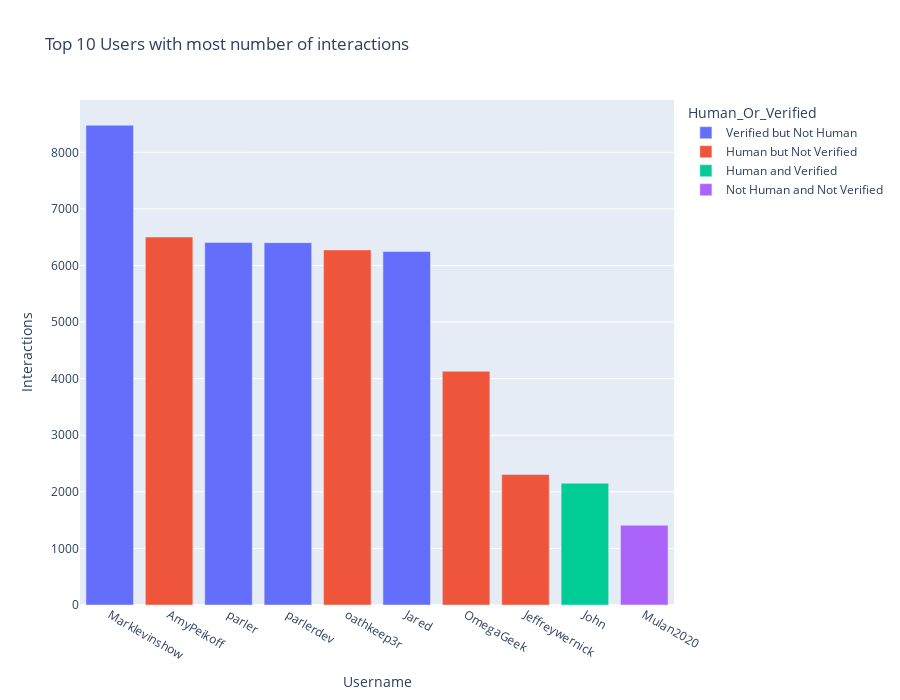

The cell this chart's notebook holds for it:
### Code cell
# extracting top 10 users with most number of interactions
sorted_users = users.sort_values(['Interactions'], ascending = False);
top10_users = sorted_users.head(n = 10);

# adding Human_Or_Verified column to differentiate among the 4 types
verified_human = [];
for i in top10_users.index:
    verified_human.append(code[(top10_users.loc[i, 'Human'], top10_users.loc[i, 'Verified'])])
top10_users = top10_users.assign(Human_Or_Verified = verified_human)  

# displaying Bar plot and Dataframe of the top 10 users
order = {'Username': list(top10_users['Username'])}
fig = plt.bar(top10_users, x = 'Username',
              y = 'Interactions',
              color = 'Human_Or_Verified',
              category_orders = order,
              title = 'Top 10 Users with most number of interactions',
              height = 700)
fig.show()
top10_users.set_index('Username', inplace = True)
q2_ii_df = top10_users
top10_users[['Human', 'Verified', 'Interactions']]

### Figure 1 — Plotly figure (JSON) as saved in the notebook; plotly's stock layout.template omitted (floating-point values rounded to 4 significant figures)
{"data": [{"alignmentgroup": "True", "hovertemplate": "Human_Or_Verified=Verified but Not Human<br>Username=%{x}<br>Interactions=%{y}<extra></extra>", "legendgroup": "Verified but Not Human", "marker": {"color": "#636efa"}, "name": "Verified but Not Human", "offsetgroup": "Verified but Not Human", "orientation": "v", "showlegend": true, "textposition": "auto", "type": "bar", "x": ["Marklevinshow", "parler", "parlerdev", "Jared"], "xaxis": "x", "y": [8478, 6407, 6403, 6247], "yaxis": "y"}, {"alignmentgroup": "True", "hovertemplate": "Human_Or_Verified=Human but Not Verified<br>Username=%{x}<br>Interactions=%{y}<extra></extra>", "legendgroup": "Human but Not Verified", "marker": {"color": "#EF553B"}, "name": "Human but Not Verified", "offsetgroup": "Human but Not Verified", "orientation": "v", "showlegend": true, "textposition": "auto", "type": "bar", "x": ["AmyPeikoff", "oathkeep3r", "OmegaGeek", "Jeffreywernick"], "xaxis": "x", "y": [6503, 6275, 4131, 2307], "yaxis": "y"}, {"alignmentgroup": "True", "hovertemplate": "Human_Or_Verified=Human and Verified<br>Username=%{x}<br>Interactions=%{y}<extra></extra>", "legendgroup": "Human and Verified", "marker": {"color": "#00cc96"}, "name": "Human and Verified", "offsetgroup": "Human and Verified", "orientation": "v", "showlegend": true, "textposition": "auto", "type": "bar", "x": ["John"], "xaxis": "x", "y": [2151], "yaxis": "y"}, {"alignmentgroup": "True", "hovertemplate": "Human_Or_Verified=Not Human and Not Verified<br>Username=%{x}<br>Interactions=%{y}<extra></extra>", "legendgroup": "Not Human and Not Verified", "marker": {"color": "#ab63fa"}, "name": "Not Human and Not Verified", "offsetgroup": "Not Human and Not Verified", "orientation": "v", "showlegend": true, "textposition": "auto", "type": "bar", "x": ["Mulan2020"], "xaxis": "x", "y": [1410], "yaxis": "y"}], "layout": {"barmode": "relative", "height": 700, "legend": {"title": {"text": "Human_Or_Verified"}, "tracegroupgap": 0}, "title": {"text": "Top 10 Users with most number of interactions"}, "xaxis": {"anchor": "y", "categoryarray": ["Marklevinshow", "AmyPeikoff", "parler", "parlerdev", "oathkeep3r", "Jared", "OmegaGeek", "Jeffreywernick", "John", "Mulan2020"], "categoryorder": "array", "domain": [0, 1], "title": {"text": "Username"}}, "yaxis": {"anchor": "x", "domain": [0, 1], "title": {"text": "Interactions"}}}}
